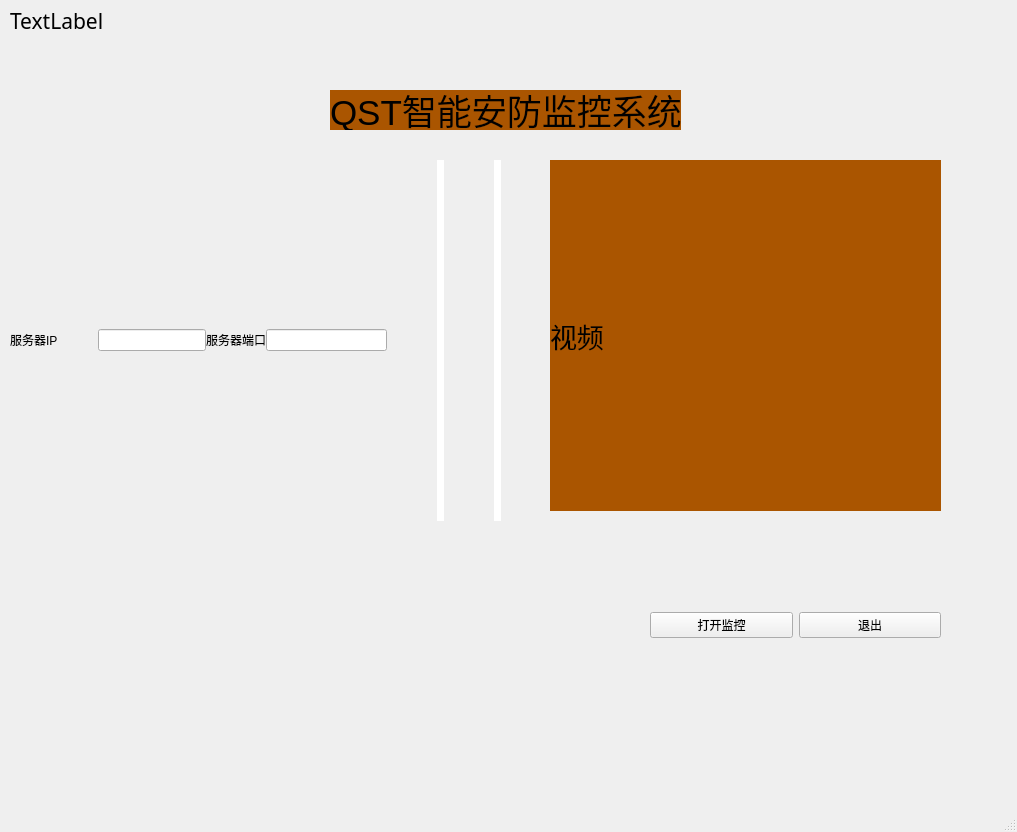
<?xml version="1.0" encoding="UTF-8"?>
<ui version="4.0">
 <class>MainWindow</class>
 <widget class="QMainWindow" name="MainWindow">
  <property name="geometry">
   <rect>
    <x>0</x>
    <y>0</y>
    <width>1017</width>
    <height>832</height>
   </rect>
  </property>
  <property name="windowTitle">
   <string>MainWindow</string>
  </property>
  <property name="toolButtonStyle">
   <enum>Qt::ToolButtonFollowStyle</enum>
  </property>
  <widget class="QWidget" name="centralwidget">
   <widget class="QLabel" name="label1">
    <property name="geometry">
     <rect>
      <x>330</x>
      <y>90</y>
      <width>351</width>
      <height>40</height>
     </rect>
    </property>
    <property name="font">
     <font>
      <family>Arial</family>
      <pointsize>26</pointsize>
      <weight>50</weight>
      <italic>false</italic>
      <bold>false</bold>
     </font>
    </property>
    <property name="styleSheet">
     <string notr="true">font: 16pt &quot;黑体&quot;;
background-color: rgb(170, 85, 0);
font: 26pt &quot;Arial&quot;;
color: rgb(0, 0, 0);</string>
    </property>
    <property name="text">
     <string>QST智能安防监控系统</string>
    </property>
   </widget>
   <widget class="QWidget" name="layoutWidget">
    <property name="geometry">
     <rect>
      <x>10</x>
      <y>160</y>
      <width>541</width>
      <height>361</height>
     </rect>
    </property>
    <layout class="QHBoxLayout" name="horizontalLayout_6">
     <property name="spacing">
      <number>50</number>
     </property>
     <property name="rightMargin">
      <number>50</number>
     </property>
     <property name="bottomMargin">
      <number>0</number>
     </property>
     <item>
      <layout class="QHBoxLayout" name="horizontalLayout_5">
       <property name="spacing">
        <number>0</number>
       </property>
       <property name="rightMargin">
        <number>0</number>
       </property>
       <property name="bottomMargin">
        <number>0</number>
       </property>
       <item>
        <layout class="QVBoxLayout" name="verticalLayout_2" stretch="0">
         <property name="spacing">
          <number>0</number>
         </property>
         <property name="sizeConstraint">
          <enum>QLayout::SetDefaultConstraint</enum>
         </property>
         <property name="leftMargin">
          <number>0</number>
         </property>
         <property name="topMargin">
          <number>0</number>
         </property>
         <property name="rightMargin">
          <number>0</number>
         </property>
         <property name="bottomMargin">
          <number>0</number>
         </property>
         <item>
          <layout class="QHBoxLayout" name="horizontalLayout_4">
           <item>
            <layout class="QHBoxLayout" name="horizontalLayout">
             <item>
              <widget class="QLabel" name="label_2">
               <property name="toolTipDuration">
                <number>1</number>
               </property>
               <property name="text">
                <string>服务器IP</string>
               </property>
              </widget>
             </item>
             <item>
              <spacer name="horizontalSpacer">
               <property name="toolTipDuration">
                <number>1</number>
               </property>
               <property name="orientation">
                <enum>Qt::Horizontal</enum>
               </property>
               <property name="sizeHint" stdset="0">
                <size>
                 <width>40</width>
                 <height>20</height>
                </size>
               </property>
              </spacer>
             </item>
             <item>
              <widget class="QLineEdit" name="edt_IP">
               <property name="toolTipDuration">
                <number>1</number>
               </property>
              </widget>
             </item>
            </layout>
           </item>
           <item>
            <widget class="QLabel" name="label_3">
             <property name="toolTipDuration">
              <number>1</number>
             </property>
             <property name="text">
              <string>服务器端口</string>
             </property>
            </widget>
           </item>
           <item>
            <widget class="QLineEdit" name="edt_Port">
             <property name="toolTipDuration">
              <number>1</number>
             </property>
            </widget>
           </item>
          </layout>
         </item>
        </layout>
       </item>
      </layout>
     </item>
     <item>
      <widget class="QLabel" name="label">
       <property name="styleSheet">
        <string notr="true">
background-color: rgb(255, 255, 255);
</string>
       </property>
       <property name="text">
        <string/>
       </property>
      </widget>
     </item>
     <item>
      <widget class="QLabel" name="label2">
       <property name="styleSheet">
        <string notr="true">background-color: rgb(255, 255, 255);</string>
       </property>
       <property name="text">
        <string/>
       </property>
      </widget>
     </item>
    </layout>
   </widget>
   <widget class="QWidget" name="layoutWidget">
    <property name="geometry">
     <rect>
      <x>650</x>
      <y>550</y>
      <width>291</width>
      <height>151</height>
     </rect>
    </property>
    <layout class="QHBoxLayout" name="horizontalLayout_8">
     <item>
      <widget class="QPushButton" name="btn_con">
       <property name="text">
        <string>打开监控</string>
       </property>
      </widget>
     </item>
     <item>
      <widget class="QPushButton" name="btn_exit">
       <property name="text">
        <string>退出</string>
       </property>
      </widget>
     </item>
    </layout>
   </widget>
   <widget class="QLabel" name="label_time">
    <property name="geometry">
     <rect>
      <x>10</x>
      <y>10</y>
      <width>661</width>
      <height>21</height>
     </rect>
    </property>
    <property name="font">
     <font>
      <family>黑体</family>
      <pointsize>16</pointsize>
     </font>
    </property>
    <property name="text">
     <string>TextLabel</string>
    </property>
   </widget>
   <widget class="QLabel" name="label_video">
    <property name="geometry">
     <rect>
      <x>550</x>
      <y>160</y>
      <width>391</width>
      <height>351</height>
     </rect>
    </property>
    <property name="font">
     <font>
      <family>Arial</family>
      <pointsize>20</pointsize>
     </font>
    </property>
    <property name="styleSheet">
     <string notr="true">background-color: rgb(170, 85, 0);</string>
    </property>
    <property name="text">
     <string>视频</string>
    </property>
   </widget>
  </widget>
  <widget class="QMenuBar" name="menubar">
   <property name="geometry">
    <rect>
     <x>0</x>
     <y>0</y>
     <width>1017</width>
     <height>23</height>
    </rect>
   </property>
  </widget>
  <widget class="QStatusBar" name="statusbar"/>
 </widget>
 <resources>
  <include location="pic.qrc"/>
 </resources>
 <connections/>
 <slots>
  <slot>button1_clicked()</slot>
  <slot>button2_clicked()</slot>
 </slots>
</ui>
